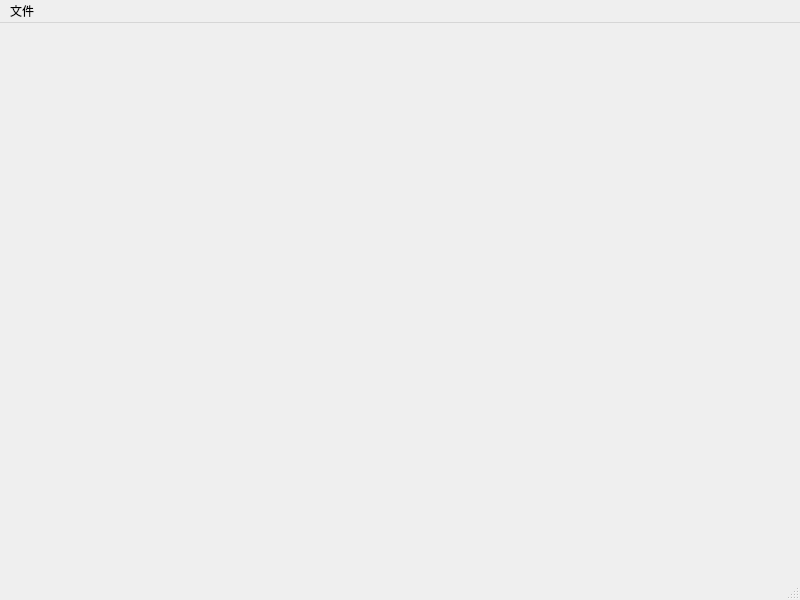
<?xml version="1.0" encoding="UTF-8"?>
<ui version="4.0">
 <class>MainWindow</class>
 <widget class="QMainWindow" name="MainWindow">
  <property name="geometry">
   <rect>
    <x>0</x>
    <y>0</y>
    <width>800</width>
    <height>600</height>
   </rect>
  </property>
  <property name="windowTitle">
   <string>MainWindow</string>
  </property>
  <widget class="QWidget" name="centralwidget"/>
  <widget class="QMenuBar" name="menubar">
   <property name="geometry">
    <rect>
     <x>0</x>
     <y>0</y>
     <width>800</width>
     <height>26</height>
    </rect>
   </property>
   <widget class="QMenu" name="menu">
    <property name="title">
     <string>文件</string>
    </property>
    <addaction name="actionnew"/>
   </widget>
   <addaction name="menu"/>
  </widget>
  <widget class="QStatusBar" name="statusbar"/>
  <action name="actionnew">
   <property name="text">
    <string>新建</string>
   </property>
  </action>
 </widget>
 <resources/>
 <connections/>
</ui>
